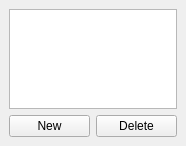
<?xml version="1.0" encoding="UTF-8"?>
<ui version="4.0">
 <class>Layers</class>
 <widget class="QDockWidget" name="Layers">
  <property name="geometry">
   <rect>
    <x>0</x>
    <y>0</y>
    <width>186</width>
    <height>146</height>
   </rect>
  </property>
  <property name="windowTitle">
   <string>Layers</string>
  </property>
  <widget class="QWidget" name="dockWidgetContents">
   <layout class="QVBoxLayout" name="verticalLayout_2">
    <item>
     <widget class="QTableView" name="layerList">
      <property name="alternatingRowColors">
       <bool>true</bool>
      </property>
      <property name="selectionMode">
       <enum>QAbstractItemView::SingleSelection</enum>
      </property>
      <property name="selectionBehavior">
       <enum>QAbstractItemView::SelectRows</enum>
      </property>
      <property name="showGrid">
       <bool>false</bool>
      </property>
      <attribute name="horizontalHeaderVisible">
       <bool>false</bool>
      </attribute>
      <attribute name="verticalHeaderVisible">
       <bool>false</bool>
      </attribute>
     </widget>
    </item>
    <item>
     <layout class="QHBoxLayout" name="buttons">
      <item>
       <widget class="QPushButton" name="newButton">
        <property name="text">
         <string>New</string>
        </property>
       </widget>
      </item>
      <item>
       <widget class="QPushButton" name="deleteButton">
        <property name="text">
         <string>Delete</string>
        </property>
       </widget>
      </item>
     </layout>
    </item>
   </layout>
  </widget>
 </widget>
 <resources/>
 <connections/>
</ui>
